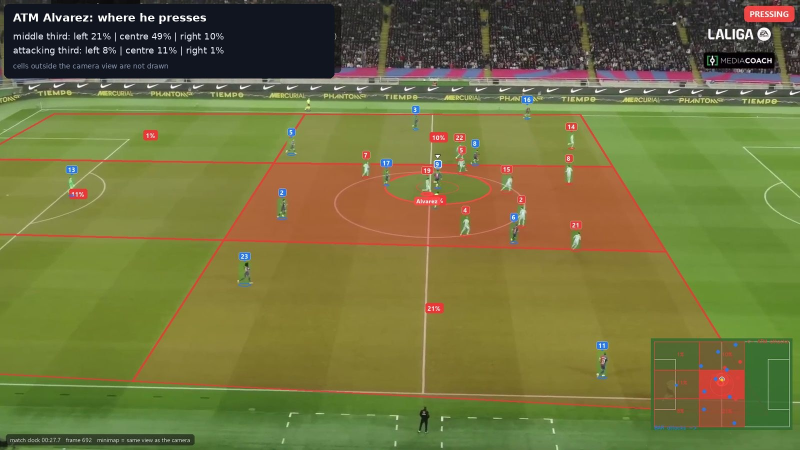
#> input picture football_app/data/stats/cards/m16_g2_01.jpg, 1600 x 900 px (shown at 1/2 size)
$ python -i header.py   (imports and definitions only)
#> lines starting #> are read from the running program, lines starting #| are printed output that depends on the picture; after the words box and inside, x2 and y2 are one past the last pixel; in counts of white or black regions, pixels touching at a corner belong together
#> further down, picture is the input picture: PIL image 1600x900 RGB; mean R, G, B 113.3, 114.2, 62
"""Page header: football badge, title, the two teams' crests, and the dark / light switch (dark is the original look).

The three badges are your own image files in the icons folder (football_badge, barca_badge, atletico_madrid_badge; see config.ICON_FILES).
If a file is missing, a generic drawn shield in the club colours is used instead.
"""
import base64
from pathlib import Path

import streamlit as st

import config
from ui.compat import STRETCH

BADGE = (
    '<svg viewBox="0 0 64 76" xmlns="http://www.w3.org/2000/svg" role="img" aria-label="Football tactics analysis"><defs><clipPath id="shc"><path d="M32 6 L56 14.5 V38 C56 53.5 44 64.5 32 70 C20 64.5 8 53.5 8 38 V14.5 Z"/></clipPath><linearGradient id="fld" x1="0" y1="0" x2="0" y2="1"><stop offset="0" stop-color="#16356b"/><stop offset="1" stop-color="#091a38"/></linearGradient><linearGradient id="gold" x1="0" y1="0" x2="1" y2="1"><stop offset="0" stop-color="#F6DE8D"/><stop offset=".5" stop-color="#D4A93A"/><stop offset="1" stop-color="#9C7414"/></linearGradient><clipPath id="bc"><circle cx="32" cy="41" r="14"/></clipPath><radialGradient id="ball" cx=".4" cy=".35" r=".8"><stop offset="0" stop-color="#ffffff"/><stop offset="1" stop-color="#cfd6e4"/></radialGradient></defs><path d="M32 2 L60 12 V38 C60 56 46 68 32 74 C18 68 4 56 4 38 V12 Z" fill="url(#gold)"/><path d="M32 6 L56 14.5 V38 C56 53.5 44 64.5 32 70 C20 64.5 8 53.5 8 38 V14.5 Z" fill="url(#fld)"/><g clip-path="url(#shc)"><rect x="8" y="55" width="24" height="16" fill="#004D98"/><rect x="32" y="55" width="24" height="16" fill="#CB3524"/><path d="M8 55 H56" stroke="url(#gold)" stroke-width="1.6"/><path d="M-4 22 L68 8" stroke="#ffffff" stroke-opacity=".05" stroke-width="14"/></g><g fill="url(#gold)"><polygon transform="translate(21 14.5) scale(0.62)" points="0,-5 1.5,-1.6 5,-1.5 2.3,0.8 3.1,4.3 0,2.3 -3.1,4.3 -2.3,0.8 -5,-1.5 -1.5,-1.6" /><polygon transform="translate(32 12) scale(0.78)" points="0,-5 1.5,-1.6 5,-1.5 2.3,0.8 3.1,4.3 0,2.3 -3.1,4.3 -2.3,0.8 -5,-1.5 -1.5,-1.6" /><polygon transform="translate(43 14.5) scale(0.62)" points="0,-5 1.5,-1.6 5,-1.5 2.3,0.8 3.1,4.3 0,2.3 -3.1,4.3 -2.3,0.8 -5,-1.5 -1.5,-1.6" /></g><circle cx="32" cy="41" r="14" fill="url(#ball)" stroke="#0a1224" stroke-width="1.3"/><polygon points="32.0,35.8 36.9,39.4 35.1,45.2 28.9,45.2 27.1,39.4" fill="#0a1224"/><g stroke="#0a1224" stroke-width="1.1" stroke-linecap="round"><line x1="32.0" y1="35.8" x2="32.0" y2="31.4"/><line x1="36.9" y1="39.4" x2="41.1" y2="38.0"/><line x1="35.1" y1="45.2" x2="37.6" y2="48.8"/><line x1="28.9" y1="45.2" x2="26.4" y2="48.8"/><line x1="27.1" y1="39.4" x2="22.9" y2="38.0"/></g><g fill="#0a1224" clip-path="url(#bc)"><polygon points="37.9,32.9 36.7,29.2 39.8,26.9 43.0,29.2 41.8,32.9"/><polygon points="41.5,44.1 44.6,41.8 47.8,44.1 46.6,47.8 42.7,47.8"/><polygon points="32.0,51.0 35.1,53.3 33.9,57.0 30.1,57.0 28.9,53.3"/><polygon points="22.5,44.1 21.3,47.8 17.4,47.8 16.2,44.1 19.4,41.8"/><polygon points="26.1,32.9 22.2,32.9 21.0,29.2 24.2,26.9 27.3,29.2"/></g><path d="M32 6 L56 14.5 V38 C56 53.5 44 64.5 32 70 C20 64.5 8 53.5 8 38 V14.5 Z" fill="none" stroke="#ffffff" stroke-opacity=".25" stroke-width=".8"/></svg>'
)

_DRAWN = {
    "BAR": (
        '<svg viewBox="0 0 64 76" xmlns="http://www.w3.org/2000/svg" role="img" aria-label="BAR"><defs><clipPath id="cBAR"><path d="M32 6 L56 14.5 V38 C56 53.5 44 64.5 32 70 C20 64.5 8 53.5 8 38 V14.5 Z"/></clipPath><linearGradient id="cBARg" x1="0" y1="0" x2="0" y2="1"><stop offset="0" stop-color="#fff" stop-opacity=".28"/><stop offset=".5" stop-color="#fff" stop-opacity="0"/></linearGradient></defs><path d="M32 2 L60 12 V38 C60 56 46 68 32 74 C18 68 4 56 4 38 V12 Z" fill="#EDEFF4"/><g clip-path="url(#cBAR)"><rect x="4" y="0" width="14" height="80" fill="#004D98"/><rect x="18" y="0" width="14" height="80" fill="#A50044"/><rect x="32" y="0" width="14" height="80" fill="#004D98"/><rect x="46" y="0" width="14" height="80" fill="#A50044"/><rect x="0" y="0" width="64" height="40" fill="url(#cBARg)"/></g><path d="M32 6 L56 14.5 V38 C56 53.5 44 64.5 32 70 C20 64.5 8 53.5 8 38 V14.5 Z" fill="none" stroke="#ffffff" stroke-width="1.2" stroke-opacity=".9"/></svg>'
    ),
    "ATM": (
        '<svg viewBox="0 0 64 76" xmlns="http://www.w3.org/2000/svg" role="img" aria-label="ATM"><defs><clipPath id="cATM"><path d="M32 6 L56 14.5 V38 C56 53.5 44 64.5 32 70 C20 64.5 8 53.5 8 38 V14.5 Z"/></clipPath><linearGradient id="cATMg" x1="0" y1="0" x2="0" y2="1"><stop offset="0" stop-color="#fff" stop-opacity=".28"/><stop offset=".5" stop-color="#fff" stop-opacity="0"/></linearGradient></defs><path d="M32 2 L60 12 V38 C60 56 46 68 32 74 C18 68 4 56 4 38 V12 Z" fill="#EDEFF4"/><g clip-path="url(#cATM)"><rect x="4" y="0" width="14" height="80" fill="#CB3524"/><rect x="18" y="0" width="14" height="80" fill="#F2F2F2"/><rect x="32" y="0" width="14" height="80" fill="#CB3524"/><rect x="46" y="0" width="14" height="80" fill="#F2F2F2"/><rect x="0" y="0" width="64" height="40" fill="url(#cATMg)"/></g><path d="M32 6 L56 14.5 V38 C56 53.5 44 64.5 32 70 C20 64.5 8 53.5 8 38 V14.5 Z" fill="none" stroke="#ffffff" stroke-width="1.2" stroke-opacity=".9"/></svg>'
    ),
}


def _remove_backdrop(im):
    """Badge images saved from a web page often carry the grey / white 'transparent' checkerboard as real pixels. Every near-white or light-grey
    pixel connected to the image border is made transparent (the white or grey parts INSIDE the badge are not connected to the border, so they stay)."""
    from PIL import Image, ImageDraw, ImageFilter, ImageOps
    im = ImageOps.exif_transpose(im)                                                   # photos / jpgs can carry a "rotate when displayed" flag; browsers obey it, so must we
    im = im.convert("RGBA")
    im.thumbnail((360, 360))                                                           # small is enough for a 60-90 px badge, and keeps the flood fill fast
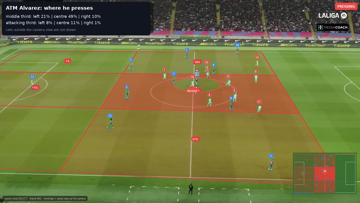
#> im: PIL image 360x203 RGBA; mean R, G, B, A 113.2, 114.1, 62, 255
    w, h = im.size
#> w = 360; h = 203
    px = im.load()
    mask = Image.new("L", (w, h), 0)
#> mask: PIL image 360x203 L; every value is 0
    mp = mask.load()
    for y in range(h):
        for x in range(w):
            r, g, b, a = px[x, y]
            if a < 16 or (min(r, g, b) >= 168 and max(r, g, b) - min(r, g, b) <= 22):  # transparent, white or light grey
                mp[x, y] = 255
    border = [(x, 0) for x in range(w)] + [(x, h - 1) for x in range(w)] + [(0, y) for y in range(h)] + [(w - 1, y) for y in range(h)]
    for seed in border:
        if mp[seed] == 255:
            ImageDraw.floodfill(mask, seed, 128)                                      # 128 = background connected to the border
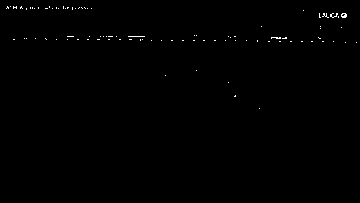
#> mask: PIL image 360x203 L; 0.35% white in thin lines or dots, all inside (x1, y1, x2, y2) = (6, 6, 357, 109)
    back = mask.point(lambda v: 255 if v == 128 else 0).filter(ImageFilter.MaxFilter(3))      # one pixel wider: removes the light fringe of the anti-aliased edge
    alpha = back.point(lambda v: 255 - v).filter(ImageFilter.GaussianBlur(0.7))
#> alpha: PIL image 360x203 L; every value is 255
    im.putalpha(alpha)
    box = alpha.point(lambda v: 255 if v > 24 else 0).getbbox()
#> box = (0, 0, 360, 203)
    return im.crop(box) if box else im


# [12 lines that did not run here, left out]


def _icon(key: str):
    """Data-URI of the user's image for MAIN / BAR / ATM, or None when the file is not there."""
    stem = config.ICON_FILES[key]
    for ext in (".png", ".jpg", ".jpeg", ".webp"):
        f = config.ICONS_DIR / f"{stem}{ext}"
        if f.exists():
            return _data_uri(str(f), f.stat().st_mtime)
    return None


def _crest_html(code: str) -> str:
    uri = _icon(code)
    if uri:
        return f'<div class="tcrest-img"><img class="icon-img" alt="{code}" src="{uri}"></div>'
    return f'<div class="tcrest">{_DRAWN[code]}</div>'


def _team(code: str) -> str:
    t = config.TEAMS[code]
    return f'<div class="hero-team">{_crest_html(code)}<div class="hero-team-n">{t["short"]}</div></div>'


# [12 lines left out: function _hero, not called in this run]


def _flip_theme() -> None:
    st.session_state["light_mode"] = not st.session_state.get("light_mode", False)       # apply_theme() reads this


# [12 lines left out: function render_header, not called in this run]

>>> from PIL import Image
>>> picture = Image.open('../data/stats/cards/m16_g2_01.jpg')
>>> result = _remove_backdrop(picture)
